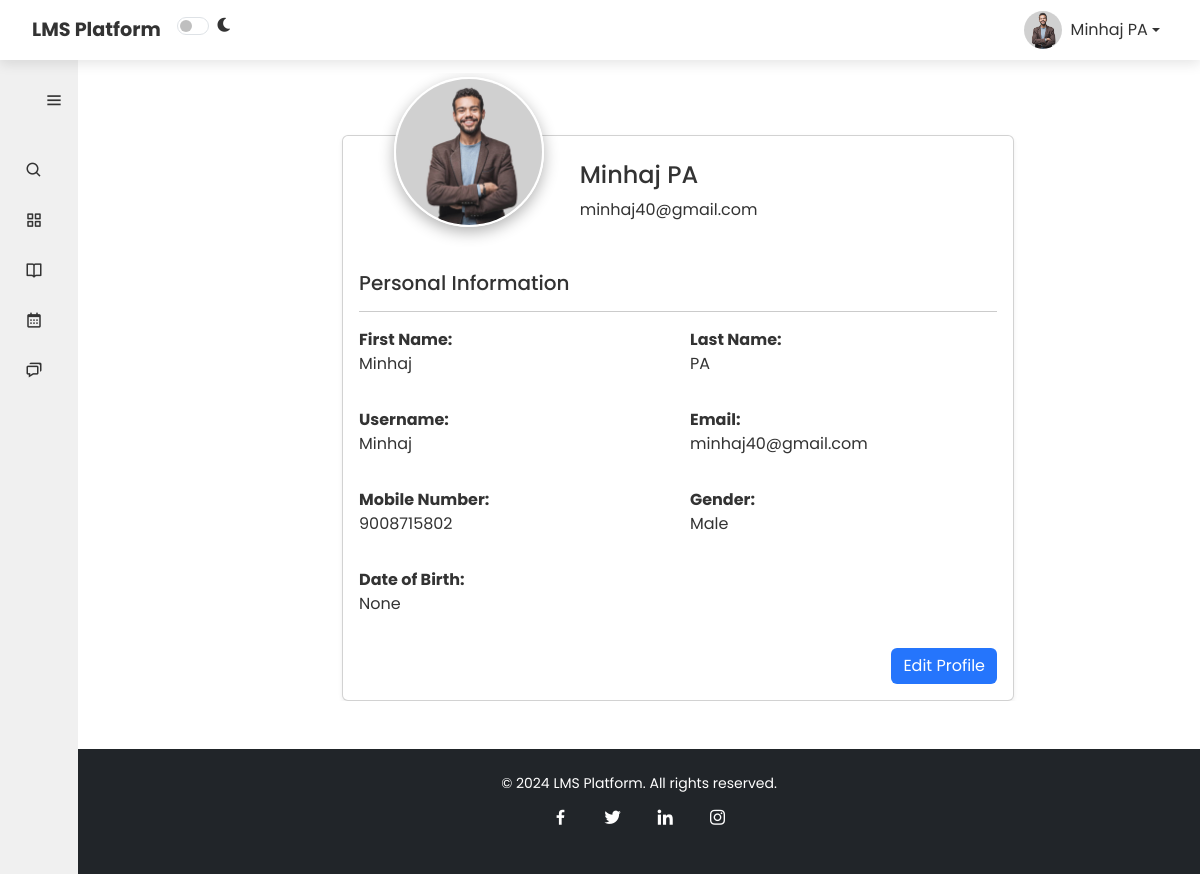
Screenshot of /studentpanel/profile/ (signed in) with the database file from the repository.
### sitevisitor/models.py (models this page shows, shortened)
class UserProfile(models.Model):
    USER_ROLES = (
        ('student', 'Student'),
        ('admin', 'Admin/Instructor'),
        ('mentor', 'Mentor'),
    )
    STATUS_CHOICES = (
        ('active', 'Active'),
        ('pending', 'Pending Approval'),
    )
    GENDER_CHOICES = (
        ('M', 'Male'),
        ('F', 'Female'),
        ('O', 'Other'),
    )
    user = models.OneToOneField(User, on_delete=models.CASCADE, related_name='userprofile')
    role = models.CharField(max_length=10, choices=USER_ROLES, default='student')
    status = models.CharField(max_length=10, choices=STATUS_CHOICES, default='active')
    profile_image = models.ImageField(upload_to='profile/', blank=True, null=True)
    phone = models.CharField(max_length=15, blank=True, null=True)
    gender = models.CharField(
        max_length=1,
        choices=GENDER_CHOICES,
        blank=True,
        null=True
    )
    date_of_birth = models.DateField(null=True, blank=True)

### studentpanel/views.py (the view)
# urls.py: path('profile/', view_profile, name='view_profile'),
@login_required(login_url='/404/')
def view_profile(request):
    user_profile, _ = UserProfile.objects.get_or_create(user=request.user)
    if request.method == 'POST':
        form = UserProfileForm(request.POST, request.FILES, instance=user_profile)
        if form.is_valid():
            form.save()
            messages.success(request, "Profile updated successfully.")
            return redirect('student_home')  # Redirect after successful update
        else:
            messages.error(request, "There was an error updating your profile.")
    else:
        form = UserProfileForm(instance=user_profile)
    context = {
        'form': form,
        'user_profile': user_profile,
    }
    return render(request, 'studentpanel/student_profile.html', context)

### studentpanel/templates/studentpanel/student_profile.html (shortened to what this page needs)
{% extends 'studentpanel/student_base.html' %}
{% load static %}
{% block custom_css %}
    <link rel="stylesheet" href="{% static 'adminpanel/css/student_profile.css' %}">
{% endblock %}
{% block content %}
<section class="profile-section py-5">
    <div class="container">
        <h2 class="text-center mb-4" style="color:white;">My Profile</h2>
        <div class="row justify-content-center">
            <div class="col-lg-8 col-md-10">
                <div class="card shadow-sm">
                    <div class="card-body">
                        <div class="row align-items-center mb-4">
                            <div class="profile-pic-wrapper">
                                <img src="{% if user_profile.profile_image %}{{ user_profile.profile_image.url }}{% else %}{% static 'images/default_profile.png' %}{% endif %}"
                                     alt="Profile Picture of {{ user_profile.user.first_name }}"
                                     class="profile-pic" loading="lazy">
                            </div>
                            <div class="col-md-8">
                                <h4>{{ user_profile.user.first_name }} {{ user_profile.user.last_name }}</h4>
                                <p class="text-muted">{{ user_profile.user.email }}</p>
                            </div>
                        </div>
                        <h5>Personal Information</h5>
                        <hr>
                        <div class="row mb-3">
                            <div class="col-md-6">
                                <strong>First Name:</strong>
                                <p>{{ user_profile.user.first_name }}</p>
                            </div>
                            <div class="col-md-6">
                                <strong>Last Name:</strong>
                                <p>{{ user_profile.user.last_name }}</p>
                            </div>
                        </div>
                        <div class="row mb-3">
                            <div class="col-md-6">
                                <strong>Username:</strong>
                                <p>{{ user_profile.user.username }}</p>
                            </div>
                            <div class="col-md-6">
                                <strong>Email:</strong>
                                <p>{{ user_profile.user.email }}</p>
                            </div>
                        </div>
                        <div class="row mb-3">
                            <div class="col-md-6">
                                <strong>Mobile Number:</strong>
                                <p>{{ user_profile.phone }}</p>
                            </div>
                            <div class="col-md-6">
                                <strong>Gender:</strong>
                                <p>{{ user_profile.get_gender_display }}</p>
                            </div>
                        </div>
                        <div class="row mb-3">
                            <div class="col-md-6">
                                <strong>Date of Birth:</strong>
                                <p>{{ user_profile.date_of_birth }}</p>
                            </div>
                        </div>
                        <div class="text-end">
                            <button class="btn btn-primary" data-bs-toggle="modal" data-bs-target="#editProfileModal">Edit Profile</button>
                        </div>
                    </div>
                </div>
            </div>
        </div>
    </div>
</section>
{% endblock %}

### studentpanel/templates/studentpanel/student_base.html (shortened to what this page needs)
{% load static %}
<!DOCTYPE html>
<html lang="en" data-theme="light">
<head>
    <link href="https://cdn.jsdelivr.net/npm/bootstrap@5.3.0/dist/css/bootstrap.min.css" rel="stylesheet">
    <link rel="stylesheet" href="https://cdnjs.cloudflare.com/ajax/libs/font-awesome/5.15.3/css/all.min.css">
    <link href="https://unpkg.com/boxicons@2.1.4/css/boxicons.min.css" rel="stylesheet">
    {% block custom_css %}{% endblock %}
</head>
<body>
    <nav class="navbar navbar-expand-lg fixed-top" id="navbar">
        <div class="container-fluid">
            <a class="navbar-brand" href="{% url 'student_home' %}">LMS Platform</a>
            <div class="form-check form-switch ms-auto me-3">
                <input class="form-check-input" type="checkbox" id="darkModeToggle">
                <label class="form-check-label" for="darkModeToggle"><i class="fas fa-moon"></i></label>
            </div>
            <div class="collapse navbar-collapse justify-content-end" id="navbarNavDropdown">
                <ul class="navbar-nav">
                    <li class="nav-item dropdown">
                        <a class="nav-link dropdown-toggle d-flex align-items-center" href="#" id="studentDropdown"
                           role="button" data-bs-toggle="dropdown" aria-expanded="false">
                            <img src="{% if user.userprofile.profile_image %}{{ user.userprofile.profile_image.url }}{% else %}{% static 'images/default_profile.png' %}{% endif %}"
                                alt="Profile" class="profile-image me-2">
                            {{ user.first_name }} {{ user.last_name }}
                        </a>
                    </li>
                </ul>
            </div>
        </div>
    </nav>
    <div class="page-layout d-flex">
        <div class="left-sidebar" id="sidebar">
            <div class="logo-details">
                <i class='bx bx-menu' id="btn"></i>
            </div>
            <ul class="nav-list">
                <li>
                    <a href="#" class="search">
                        <i class='bx bx-search'></i>
                    </a>
                </li>
                <li>
                    <a href="{% url 'student_home' %}">
                        <i class='bx bx-grid-alt'></i>
                    </a>
                </li>
                <li>
                    <a href="#">
                        <i class='bx bx-book-open'></i>
                    </a>
                </li>
                <li>
                    <a href="#">
                        <i class='bx bx-calendar'></i>
                    </a>
                </li>
                <li>
                    <a href="#">
                        <i class='bx bx-chat'></i>
                    </a>
                </li>
        </div>
        <div class="main-content flex-grow-1">
            {% block content %}{% endblock %}
        </div>
    </div>
    <footer class="footer bg-dark text-white text-center py-4">
        <div class="container">
            <p>© 2024 LMS Platform. All rights reserved.</p>
            <ul class="social-icons list-inline">
                <li class="list-inline-item"><a href="#"><i class="bx bxl-facebook"></i></a></li>
                <li class="list-inline-item"><a href="#"><i class="bx bxl-twitter"></i></a></li>
                <li class="list-inline-item"><a href="#"><i class="bx bxl-linkedin"></i></a></li>
                <li class="list-inline-item"><a href="#"><i class="bx bxl-instagram"></i></a></li>
            </ul>
        </div>
    </footer>
</body>
</html>

### rows the page displays
UserProfile: profile_image (picture), user.first_name "Minhaj", user.last_name "PA", user.email "minhaj40@gmail.com", user.username "Minhaj", phone "9008715802", gender "Male", date_of_birth "None"

### other values shown
{{ user.first_name }} "Minhaj"
{{ user.last_name }} "PA"
